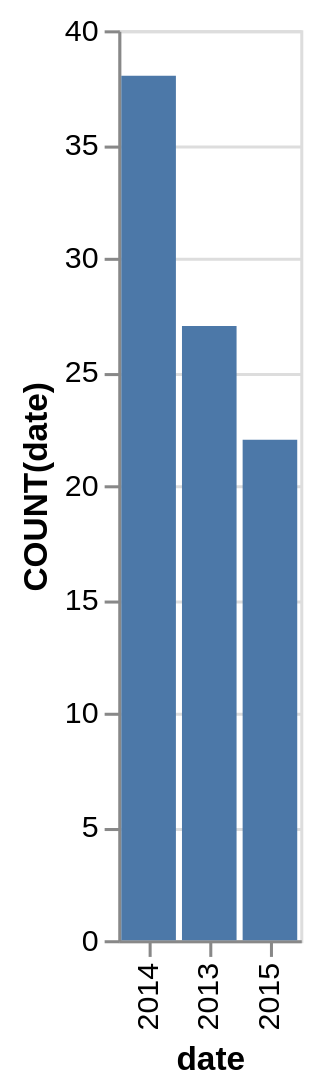

The Vega-Lite source for this figure:
### Vega-Lite specification from a JSON file in a GitHub repository (floating-point values rounded to 4 significant figures)
{"data": {"values": [{"x_data": "2014", "y_data": 38}, {"x_data": "2013", "y_data": 27}, {"x_data": "2015", "y_data": 22}]}, "mark": "bar", "encoding": {"x": {"field": "x_data", "type": "nominal", "title": "date", "sort": {"op": "sum", "field": "y_data", "order": "descending"}}, "y": {"field": "y_data", "type": "quantitative", "title": "COUNT(date)"}}}
